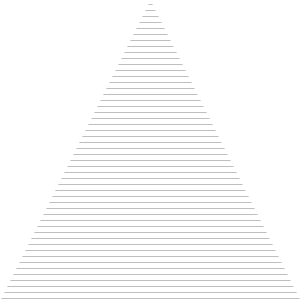
Frame 1 (no input)
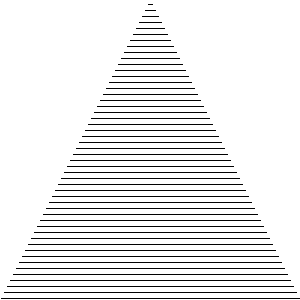
Frame 60 (the mouse pressed at the canvas centre just before this capture)
Frame 120 (the mouse held since frame 60 and released just before this capture): identical to frame 60, image omitted

The Processing sketch that drew these frames (run headless with seeded random() and noise(); from frame 60 on, the mouse is pressed at the canvas centre):

// Processing sketch: processing_14670
// ── processing_14670.pde

void setup() {
  size(300, 300);
  background(255);
}
void draw(){
strokeWeight(0.3);
for (int y = 4; y<300; y+=6){
 line(150-y/2,y,150+y/2,y);
 
  }
}
